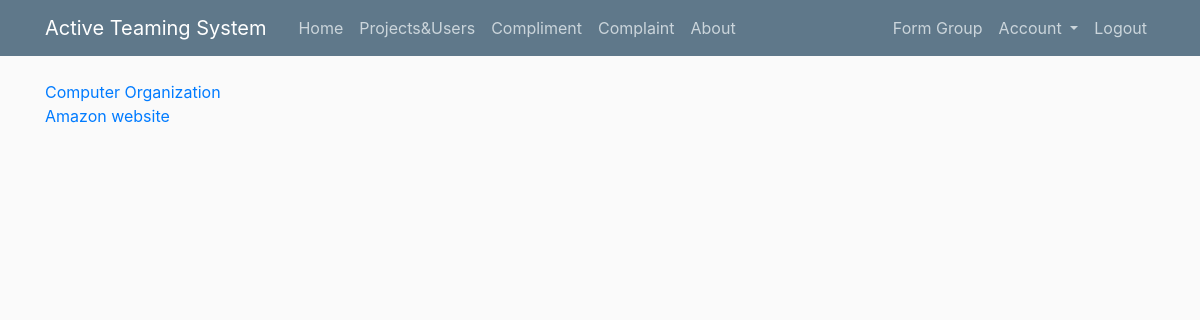
The app's page /group (signed in) with its own data.
### application/models.py (models this page shows, shortened)
class ProjectMember(db.Model):
    id = db.Column(db.Integer, primary_key=True)
    member = db.Column(db.Integer, db.ForeignKey('user.id'),nullable=False)
    project = db.Column(db.String(100), db.ForeignKey('project.title'),nullable=False)

### application/route.py (the view)
@app.route("/group", methods=['GET', 'POST'])
def group():
    groups = ProjectMember.query.filter(ProjectMember.member==current_user.id).all()
    return render_template('group.html', groups=groups)

### application/models.py (called while the page is built)
@login_manager.user_loader
def load_user(user_id):
    return User.query.get(int(user_id))

### application/templates/group.html
{%extends "layout.html"%}
{%block content%}
{% if groups|length < 1 %}
<h4 style="text-align: center">There are no groups.</h4>
{% else %}
    {%for group in groups %}
        <a href="{{ url_for('grouppage',group_title=group.project)}}">{{group.project}}</a><br>
    {%endfor%}
{%endif%}
{%endblock%}

### application/static/main.css (style rules this page uses)
body { background: #fafafa; color: #333333; margin-top: 5rem; }

### records on screen
ProjectMember: project "Computer Organization"
ProjectMember: project "Amazon website"
